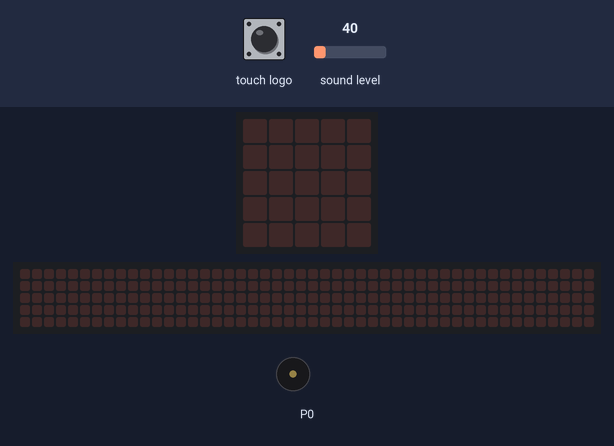
This program was run on a simulated BBC micro:bit (MakeCode). Shown: the board's 5×5 LED display, a strip that is not on the board, showing the scrolling text unrolled, buzzer (waves = sounding). Inputs (shaded band) come from the test bench; at power-on: sound level 40. The 48×5 strip is a reading aid, not a part: it shows the text the display is scrolling, unrolled, one strip-width of it at a time.

Above: at 1.2 s.
1.3 s: touch logo pressed for 0.15 s
At 1.6 s:
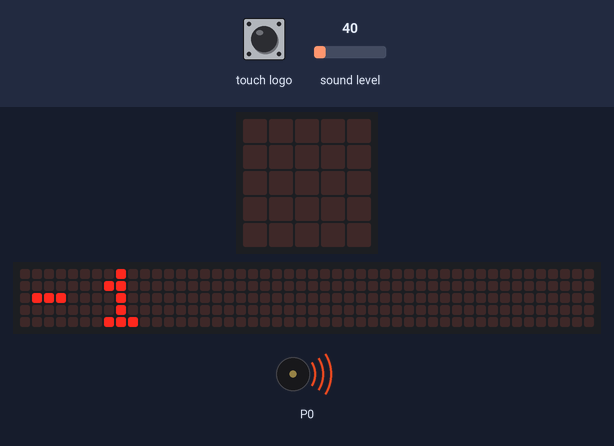
4.3 s: sound level set to 128
At 4.5 s:
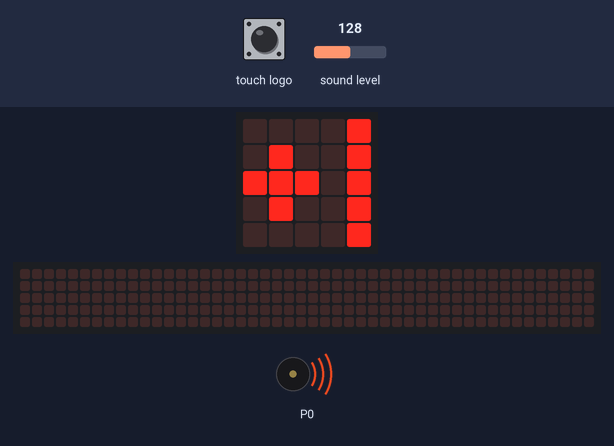
7.3 s: touch logo pressed for 0.15 s
At 8.14 s:
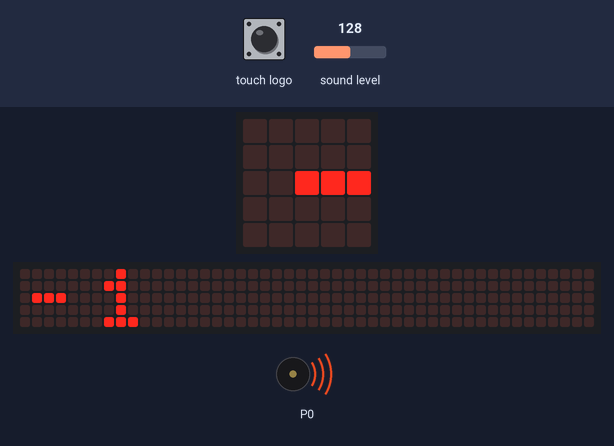
Timing chart, 0 to 16.3 s (numbered marks = the images above; inputs shaded):
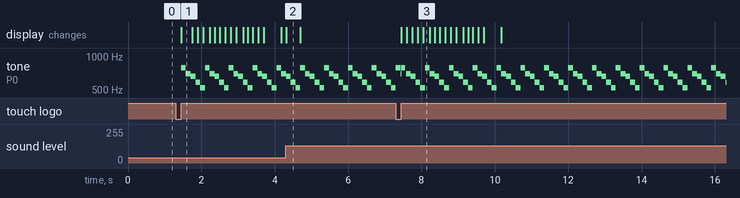

Measured:
- after the input at 1.3 s, tone on P0: silent → 784 Hz after 0.15 s, then repeats every 0.65 s: 698 Hz 0.13 s, 659 Hz 0.13 s, 587 Hz 0.13 s, 523 Hz 0.13 s, 784 Hz 0.13 s; the display: changes after 0.15 s (image 1)
- after the input at 4.3 s, the display: changes at once (image 2)
- after the input at 7.3 s, the display: first changes after 0.15 s (image 3 shows a later state)

The program:

main.ts
```typescript
input.onLogoEvent(TouchButtonEvent.Pressed, function () {
    music.startMelody(music.builtInMelody(Melodies.JumpDown), MelodyOptions.ForeverInBackground)
    拍手次數 += -1
    basic.showNumber(拍手次數)
})
input.onSound(DetectedSound.Loud, function () {
    if (input.soundLevel() > 125) {
        拍手次數 += 1
        basic.showLeds(`
            . . . . #
            . # . . #
            # # # . #
            . # . . #
            . . . . #
            `)
        basic.showNumber(拍手次數)
    }
})
let 拍手次數 = 0
input.setSoundThreshold(SoundThreshold.Loud, 125)
拍手次數 = 0
```

test.ts
```typescript
// 在這裡測試；當此封包作為擴充功能時，將不會編譯此內容。
```
